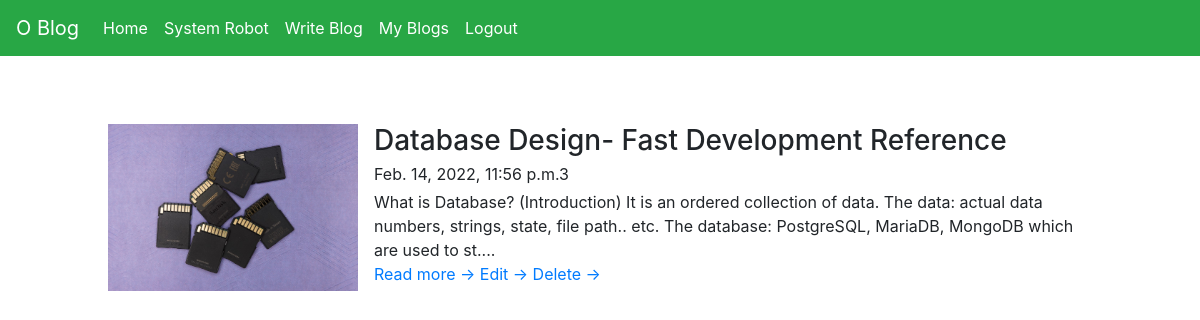
The page /blogs/my_blogs/ (signed in) on the database its author committed.
### App_Blog/models.py (models this page shows, shortened)
class Blog(models.Model):
    author=models.ForeignKey(User,related_name='post_author',on_delete=models.CASCADE)
    blog_title=models.CharField(max_length=264,verbose_name='Blog Title')
    slug=models.SlugField(max_length=264,unique=True)
    blog_content=models.TextField(verbose_name='whats in your Mide')
    blog_image=models.ImageField(upload_to='Blog_Images',verbose_name='Image')
    blog_publish_date=models.DateTimeField(auto_now_add=True)
    blog_update_date=models.DateTimeField( auto_now=True)

### App_Blog/views.py (the view)
# urls.py: path('my_blogs/', views.Show_My_Blog.as_view(), name='my_blogs'),
class Show_My_Blog(LoginRequiredMixin,TemplateView):
    template_name='App_Blog/my_blogs.html'

### App_Blog/templatetags/custom_filters.py (called while the page is built)
def range_filter(value):
    return value[0:200] + ".... "

### templates/App_Blog/my_blogs.html (shortened to what this page needs)
{% extends 'base.html' %}
{% load custom_filters %}
{% block body_block %}
<div class="main-wrapper">
    {% for blog in user.post_author.all %}
     <section class="blog-list px-3 py-5 p-md-5">
         <div class="container">
             <div class="item mb-5">
                 <div class="media">
                     <img class="mr-3 img-fluid post-thumb d-none d-md-flex" src="/media/{{blog.blog_image}}" alt="image" width="250px" height="100px">
                     <div class="media-body">
                         <h3 class="title mb-1">{{blog.blog_title}}</h3>
                         <div class="meta mb-1"><span class="date">{{blog.blog_publish_date}}</span><span class="comment">{{blog.blog_comment.count}}</span></div>
                         <div class="intro">{{blog.blog_content | range_filter}}</div>
                         <a class="more-link" href="{% url 'App_Blog:details' blog.slug %}">Read more &rarr;</a>
                         <a class="more-link" href="{% url 'App_Blog:update_blog' pk=blog.pk %}">Edit &rarr;</a>
                         <a class="more-link" href="{% url 'App_Blog:delete_blog' pk=blog.pk %}">Delete &rarr;</a>
                     </div>
                 </div>
             </div>
         </div>
     </section>
     {% endfor %}
 </div>
 {% endblock %}

### templates/base.html (shortened to what this page needs)
<!doctype html>
<html lang="en">
  <head>
    <link rel="stylesheet" href="https://stackpath.bootstrapcdn.com/bootstrap/4.4.1/css/bootstrap.min.css">
    <link rel="stylesheet" href="https://cdnjs.cloudflare.com/ajax/libs/font-awesome/4.7.0/css/font-awesome.min.css">
  </head>
  <body>
    <nav class="navbar navbar-expand-lg navbar-light bg-success">
        <div class="collapse navbar-collapse" id="navbarTogglerDemo01">
          <a class="navbar-brand" style="color: #FFFFFF" href="{% url 'index' %}">O Blog</a>
          <ul class="navbar-nav mr-auto mt-2 mt-lg-0">
            {% if user.is_authenticated %}
            <li class="nav-item active">
              <a class="nav-link" style="color: #FFFFFF" href="{% url 'index' %}">Home <span class="sr-only">(current)</span></a>
            </li>
            <li class="nav-item">
              <a class="nav-link" style="color: #FFFFFF" href="{% url 'App_login:profile' %}">{{user.first_name}} {{user.last_name}}</a>
            </li>
            <li class="nav-item">
              <a class="nav-link" style="color: #FFFFFF" href="{% url 'App_Blog:write_blog' %}">Write Blog </a>
            </li>
            <li class="nav-item">
              <a class="nav-link" style="color: #FFFFFF" href="{% url 'App_Blog:my_blogs' %}">My Blogs </a>
            </li>
            <li class="nav-item">
              <a class="nav-link" style="color: #FFFFFF" href="{% url 'App_login:logout' %}">Logout</a>
            </li>
          </ul>
          {% endif %}
        </div>
      </nav>
<div class="container" style="padding-top:20px">
      {% block body_block %}
      {% endblock %}
</div>
  </body>
</html>

### rows shown on the page
Blog: blog_image (picture), blog_title "Database Design- Fast Development Reference", blog_publish_date "Feb. 14, 2022, 11:56 p.m.", blog_comment.count "3", blog_content|range_filter "What is Database? (Introduction) It is an ordered collection of data. The data: actual data numbers, strings, state, file path.. etc. The database: PostgreSQL, MariaDB, MongoDB which are used to st...."

### other values the page prints
{{ user.first_name }} "System"
{{ user.last_name }} "Robot"
